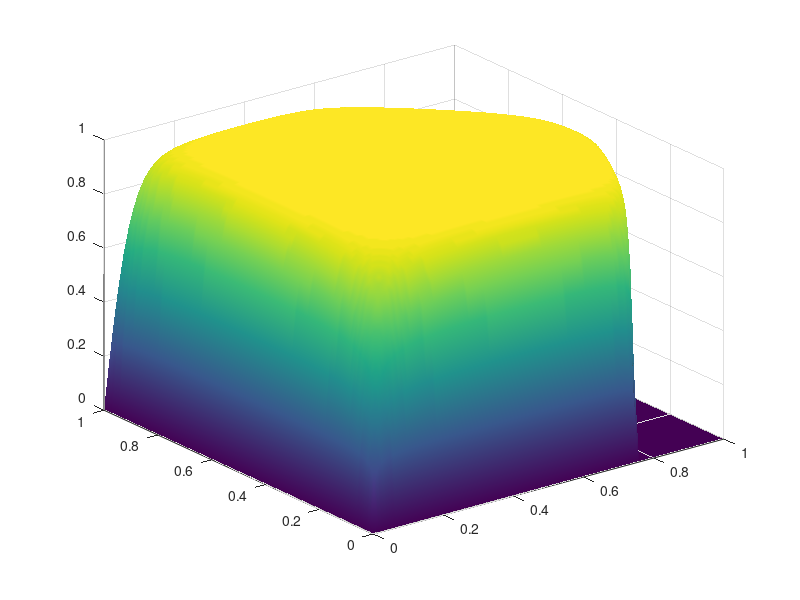

Write MATLAB code to recreate this figure. (Note: this script raises an error after producing the figure.)
%%%%%%%%%%%%%%%%%%%%%%%%%%%%%%%%%%%%%%%%%%%%%%%%%%%%%%%%%%%%%%%%%%%%%%%%%%%
%                 Solving 2-D Poisson equation with
%           Petrov-Galerkin-Rvachev method (PGRM)
%
%               \nabla^2 u(x,y) = f(x,y),
%               u(x,y)|_{\partial\Omega}  = 0,              (Dirichlet problem)
%               where \Omega domain is defined by R(Rvachev)-functions
%           
%           Here u^N(x,y) = \sum_k^N \psi_k(x,y), \psi_k = B_i(x)B_j(y), 
%               k is multiindex, i=i(k), j=j(k),
%               B_i(x)B_j(y) is a tensor product of 1D cubic B-splines,
%               from [4] .
%
%              coded by Oleg Kravchenko, BMSTU, 2015.07.02
%              UPD1: 2016.05.16
%                               
%%%%%%%%%%%%%%%%%%%%%%%%%%%%%%%%%%%%%%%%%%%%%%%%%%%%%%%%%%%%%%%%%%%%%%%%%%%
% Refs: 
% [1] V.F. Kravchenko, M.A. Basarab. "Boolean Algebra and Approximation
%     Methods in Boundary-Value Problems of Electrodynamic. Fizmatlit,
%     Moscow, 2004. Pages, 308. [in Russian]
%     link: http://gen.lib.rus.ec/book/index.php?md5=1C3E1738CC9BC8C0B90FB63F5968EED0
% [3] M.A. Basarab. "Numerical-analytical method of solving two-dimensional
%     problems of natural convection in a closed cavity."
%     Mathematical Modeling and Computational Methods (2015): 18-35.  
%     link: http://mmcm.bmstu.ru/media/pdf/a40c6baf-f3ea-401c-854d-438f3f2c4517.pdf
% [2] M.A. Basarab. "Solution of stationary two dimensional problems
%     of natural convection in closed domains by R-function method." 
%     Engineering Journal: Science and Innovation (2013): 1-17.  
%     link: http://engjournal.ru/articles/1071/1071.pdf
% [3] M.A. Basarab. "Numerical-analytical method of solving two-dimensional
%     problems of natural convection in a closed cavity."
%     Mathematical Modeling and Computational Methods (2015): 18-35.  
%     link: http://mmcm.bmstu.ru/media/pdf/a40c6baf-f3ea-401c-854d-438f3f2c4517.pdf
% [4] S. Beck. Cubic spline finite element method for solving Poisson's equation
%     on a square. M.Sc. Thesis. Colorado School of Mines. 2008/
%     link: https://dspace.library.colostate.edu/bitstream/handle/11124/353/Beck_mines_0052N_10391.pdf?sequence=1
%%%%%%%%%%%%%%%%%%%%%%%%%%%%%%%%%%%%%%%%%%%%%%%%%%%%%%%%%%%%%%%%%%%%%%%%%%%
% Notes: Petrov Galerkin Scheme Implementation with the usage of R(Rvachev)-functions method.
%%%%%%%%%%%%%%%%%%%%%%%%%%%%%%%%%%%%%%%%%%%%%%%%%%%%%%%%%%%%%%%%%%%%%%%%%%%

clear all; close all; clc

%% Pathes
addpath('core')
addpath('core_rfm')

%% Initialization
a = 0; b = 1;
c = 0; d = 1;

nx = 2^7;
ny = nx;
dx = (b-a) / (nx-1);
dy = (d-c) / (ny-1);

tx = a:dx:b;
ty = c:dy:d;
[x, y] = meshgrid(tx, ty);


%% Omega function
om1 = 0.5*(0.5 - (x - 0.5).^2 - (y - 0.5).^2 - ...
    sqrt(x.^2.*(x-1.0).^2 + y.^2.*(y-1.0).^2));
om2 = 1.5 - x - y;
om3 = y - 2*x + 1.5;
om12 = 0.5*(om1 + om2 - sqrt(om1.^2 + om2.^2));
omega = 0.5*(om12 + om3 - sqrt(om12.^2 + om3.^2));
% omega = (0.25 - (x - 0.5).^2) .* (0.25 - (y - 0.5).^2);
omega(omega<0) = 0;

omega = tanh(300*omega);

u_appr = 0*omega;

figure(1),
surf(x, y, omega)
shading interp
lighting phong
camlight('left');
title('$\omega_w(x,y)=\tanh(300\omega(x,y))$','Interpreter','latex')
axis equal

figure(2),
nf = 2;
hf = 1 / (nf + 1);
ind_mat = zeros(3,(nf+2)^2);

tic
for i = 1:nf+2
    for j = 1:nf+2
        k = (i-1)*(nf+2) + j;
        % fill matrix of indexes
        ind_mat(1,k) = k;
        ind_mat(2,k) = i;
        ind_mat(3,k) = j;
        subplot(nf+2, nf+2, k)
        tmp = bdspln_function(i-1, x, hf, nf).*bdspln_function(j-1, y, hf, nf);
        surf(x, y, omega .* tmp)
        shading interp
        lighting phong
        axis square
        axis off
        view(0,90)
        xlabel('$x$','Interpreter','latex')
        ylabel('$y$','Interpreter','latex')
        title(['$\psi_{' int2str(k) '}=' '\omega \mathrm{B}_{3,' int2str(i-1) '}\mathrm{B}_{3,' int2str(j-1) '}$'],'Interpreter','latex')
%         title(['(' int2str(i-1),',' int2str(j-1) ')'])
    end
end
% text(-5,-0.5,'B-spline basis function $\mathrm{B}_{3,k}(x,y)=\mathrm{B}_{3,i}(x)\mathrm{B}_{3,j}(y)$','Interpreter','latex')

%% Assembling
K   = (nf+2)^2;
A   = zeros(K,K);
B   = zeros(1,K);
% C   = B;
BF  = zeros(K,nx,ny);
ind = 1:K;

%% Compute matrix of basis functions
for k = ind
    i = ind_mat(2,k);
    j = ind_mat(3,k);
    BF(k,:,:)   = bdspln_function(i-1, x, hf, nf).*bdspln_function(j-1, y, hf, nf);
end

for l = ind
    B(l)        = - trapz(tx, trapz(ty, omega.*squeeze(BF(l,:,:))));    
    for k = ind                
        tmp     = del2(omega.*squeeze(BF(l,:,:)), dx, dy);
        A(k, l) =   trapz(tx, trapz(ty, omega.*squeeze(BF(k,:,:)).*tmp));
    end % for l
end % for k

% figure(2),
% spy(A)

C = cgs(A,B');

%% Reconstruction of numerical solution
for k = ind
    u_appr = u_appr + C(k)*squeeze(BF(k,:,:)).*omega;
end % for k

tic
%% Plot the numerical solution
figure(3),
surf(x, y, u_appr)
shading interp
lighting phong
title('Numerical solution $u_{appr}(x,y)$','Interpreter','latex')
axis square

%% Errors
lhs = del2(u_appr, dx, dy) + 1 ;

iC = 1:nx;

figure(4),
surf(x(iC,iC), y(iC,iC), lhs(iC,iC))
shading interp
lighting phong
title('Residual $res(x,y)=\triangle u_{appr}(x,y)+1$','Interpreter','latex')
axis square